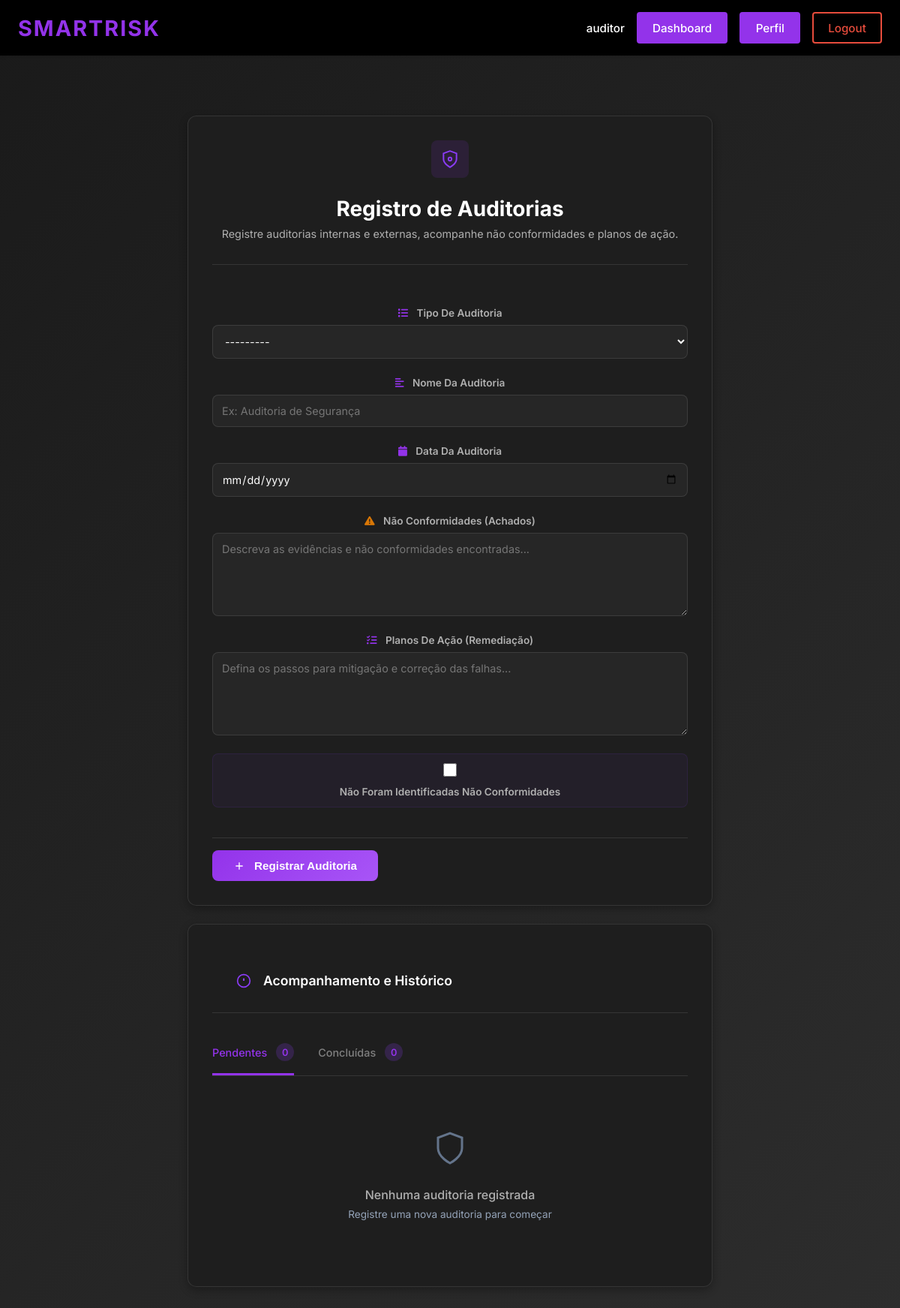
The app's page /registro_auditoria/ (signed in), older data.
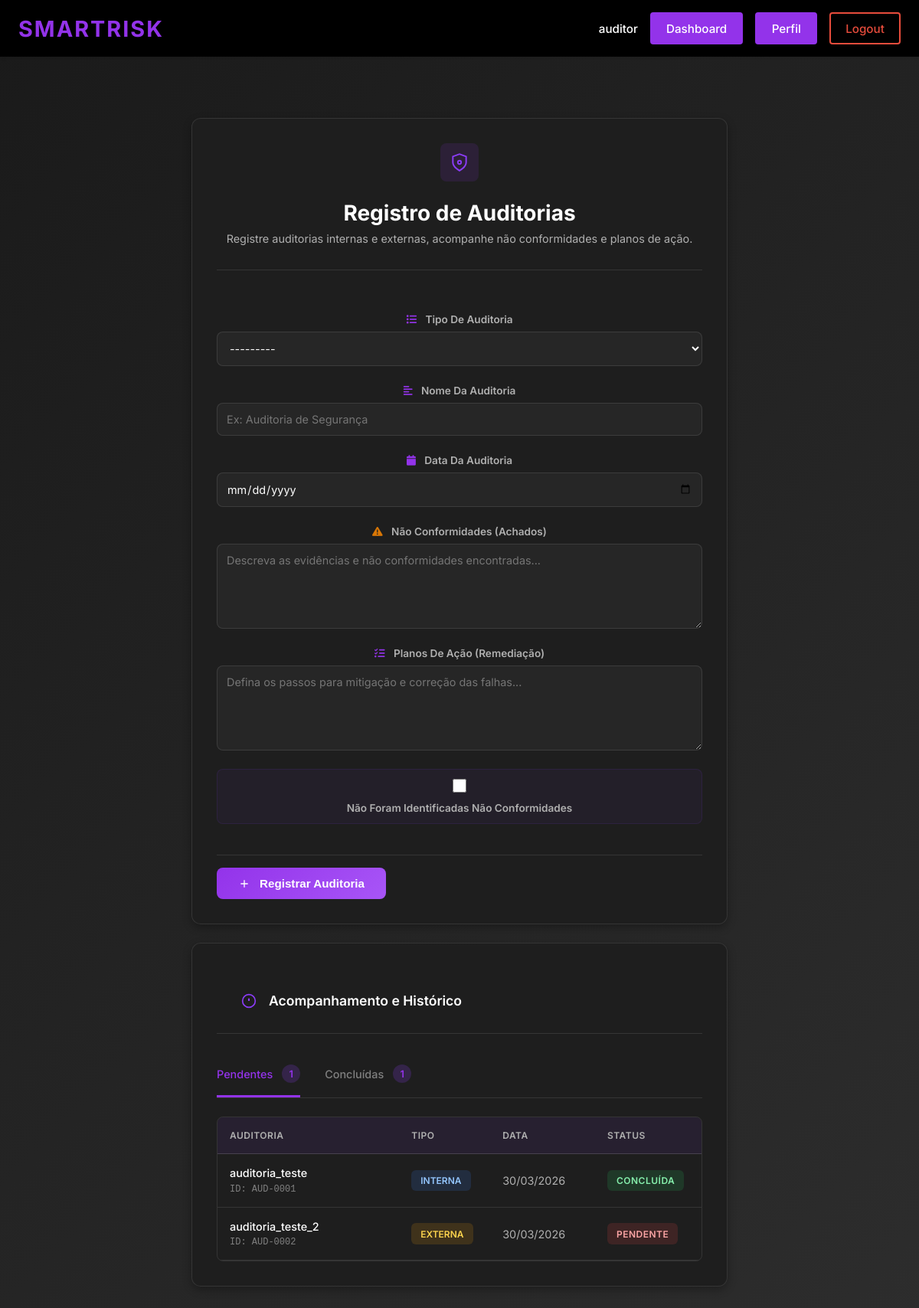
The same page, newer data.
### ismsapp/models.py (models this page shows, shortened)
class Auditoria(models.Model):
    class TipoAuditoria(models.TextChoices):
        INTERNA = "interna", "Interna"
        EXTERNA = "externa", "Externa"
    class StatusAuditoria(models.TextChoices):
        PENDENTE = "pendente", "Pendente"
        CONCLUIDA = "concluida", "Concluída"
    """Type of audit: internal or external."""
    tipo_auditoria = models.CharField(
        max_length=20,
        choices=TipoAuditoria.choices,
        help_text="Tipo de auditoria realizada: interna ou externa."
    )
    """Name or ID of the audit (e.g., 'AUD-2023-001')."""
    nome = models.CharField(
        max_length=255,
        help_text="Nome ou ID da auditoria (ex: 'AUD-2023-001')."
    )
    """Date when the audit was conducted."""
    data_auditoria = models.DateField(
        help_text="Data em que a auditoria foi realizada."
    )
    """Whether non-conformities were identified during the audit."""
    nao_conformidades_identificadas = models.BooleanField(
        default=False,
        help_text="Indica se foram identificadas não conformidades durante a auditoria."
    )
    """Description of non-conformities found (if any)."""
    nao_conformidades = models.TextField(
        blank=True,
        help_text="Descrição dos achados e não conformidades identificadas (se houver)."
    )
    """Remediation/action plan to address identified non-conformities."""
    plano_acao = models.TextField(
        blank=True,
        help_text="Planos de ação para remediação das não conformidades."
    )
    """Current status of the audit."""
    status = models.CharField(
        max_length=20,
        choices=StatusAuditoria.choices,
        default=StatusAuditoria.PENDENTE,
        help_text="Status atual da auditoria."
    )
    """User who registered this audit."""
    registrado_por = models.ForeignKey(
        User,
        on_delete=models.SET_NULL,
        null=True,
        blank=True,
        related_name="auditorias_registradas",
        help_text="Usuário que registrou esta auditoria."
    )
    """Timestamp when this audit was registered."""
    data_registro = models.DateTimeField(
        auto_now_add=True,
        help_text="Data e hora do registro da auditoria no sistema."
    )
    """Timestamp of the last update to this audit."""
    data_atualizacao = models.DateTimeField(
        auto_now=True,
        help_text="Data e hora da última atualização da auditoria."
    )
    class Meta:
        verbose_name = "Auditoria"
        verbose_name_plural = "Auditorias"
        ordering = ["-data_auditoria"]

### ismsapp/views.py (the view, shortened to what this page needs)
# urls.py: path("registro_auditoria/", views.RegistroAuditoriaView.as_view(), name="registro_auditoria"),
class RegistroAuditoriaView(View):
    form_class = AuditoriaForm
    template_name = "ismsapp/registro_auditoria.html"
    def _check_permission(self, user):
        if not user.is_authenticated:
            return False
        user_profile = getattr(user, 'profile', None)
        if not user_profile:
            return False
        return user_profile.actor_type == UserProfile.Actor.AUDITOR
    @method_decorator(login_required(login_url="login"))
    def get(self, request, *args, **kwargs):
        if not self._check_permission(request.user):
            messages.error(request, "Você não tem permissão para acessar esta página.")
            return redirect('dashboard')
        from .models import Auditoria
        auditorias = Auditoria.objects.all().order_by('-data_auditoria')
        pendentes = auditorias.filter(status='pendente').count()
        concluidas = auditorias.filter(status='concluida').count()
        total = auditorias.count()
        contexto = {
            'form': self.form_class(),
            'auditorias': auditorias,
            'count_pendentes': pendentes,
            'count_concluidas': concluidas,
            'total_auditorias': total,
        }
        return render(request, self.template_name, contexto)

### ismsapp/templates/ismsapp/registro_auditoria.html (shortened to what this page needs)
{% extends "ismsapp/base.html" %}
{% load static %}
{% block extra_css %}
<link href="https://cdnjs.cloudflare.com/ajax/libs/font-awesome/6.4.0/css/all.min.css" rel="stylesheet">
<link href="{% static 'css/ismsapp/registro_auditoria.css' %}" rel="stylesheet">
{% endblock %}
{% block content %}
<div class="page">
  <div class="card">
    <div class="card-header">
      <div class="shield-wrap">
        <svg width="26" height="26" viewBox="0 0 24 24" fill="none" stroke="#8b3cf7" stroke-width="1.8">
          <path d="M12 22s8-4 8-10V5l-8-3-8 3v7c0 6 8 10 8 10z"/>
          <circle cx="12" cy="12" r="2"/>
        </svg>
      </div>
      <div>
        <h1 class="card-title">Registro de Auditorias</h1>
        <p class="card-description">Registre auditorias internas e externas, acompanhe não conformidades e planos de ação.</p>
      </div>
    </div>
    <form method="post" action="{% url 'registro_auditoria' %}" class="audit-form">
      <div class="form-group">
        <label for="{{ form.tipo_auditoria.id_for_label }}">
          <i class="fas fa-list" style="color: #9333ea; margin-right: 0.5rem;"></i>
          {{ form.tipo_auditoria.label }}
        </label>
        {{ form.tipo_auditoria }}
      </div>
      <div class="form-group">
        <label for="{{ form.nome.id_for_label }}">
          <i class="fas fa-align-left" style="color: #9333ea; margin-right: 0.5rem;"></i>
          {{ form.nome.label }}
        </label>
        {{ form.nome }}
      </div>
      <div class="form-group">
        <label for="{{ form.data_auditoria.id_for_label }}">
          <i class="fas fa-calendar" style="color: #9333ea; margin-right: 0.5rem;"></i>
          {{ form.data_auditoria.label }}
        </label>
        {{ form.data_auditoria }}
      </div>
      <div class="form-group">
        <label for="{{ form.nao_conformidades.id_for_label }}">
          <i class="fas fa-exclamation-triangle" style="color: #d97706; margin-right: 0.5rem;"></i>
          {{ form.nao_conformidades.label }}
        </label>
        {{ form.nao_conformidades }}
      </div>
      <div class="form-group">
        <label for="{{ form.plano_acao.id_for_label }}">
          <i class="fas fa-tasks" style="color: #9333ea; margin-right: 0.5rem;"></i>
          {{ form.plano_acao.label }}
        </label>
        {{ form.plano_acao }}
      </div>
      <div class="form-group checkbox-group">
        {{ form.nao_conformidades_identificadas }}
        <label class="checkbox-label">
          {{ form.nao_conformidades_identificadas.label }}
        </label>
      </div>
      <div class="form-actions">
        <button type="submit" class="btn btn-primary">
          <svg width="16" height="16" viewBox="0 0 24 24" fill="none" stroke="currentColor" stroke-width="2">
            <path d="M12 5v14M5 12h14"/>
          </svg>
          Registrar Auditoria
        </button>
      </div>
    </form>
  </div>
  <div class="card">
    <div class="card-header-simple">
      <div class="header-title-group">
        <svg width="20" height="20" viewBox="0 0 24 24" fill="none" stroke="#8b3cf7" stroke-width="2">
          <circle cx="12" cy="12" r="10"/>
          <path d="M12 8v4m0 4v.01" stroke-width="2.5"/>
        </svg>
        <h2>Acompanhamento e Histórico</h2>
      </div>
    </div>
    <div class="status-tabs">
      <a href="#" class="status-tab active">
        <span class="tab-label">Pendentes</span>
        <span class="tab-count">{{ count_pendentes }}</span>
      </a>
      <a href="#" class="status-tab">
        <span class="tab-label">Concluídas</span>
        <span class="tab-count">{{ count_concluidas }}</span>
      </a>
    </div>
    {% if auditorias %}
      <div class="audits-table-wrapper">
        <table class="audits-table">
          <thead>
            <tr>
              <th>AUDITORIA</th>
              <th>TIPO</th>
              <th>DATA</th>
              <th>STATUS</th>
            </tr>
          </thead>
          <tbody>
            {% for auditoria in auditorias %}
              <tr>
                <td class="audit-id-cell">
                  <div class="audit-id">{{ auditoria.nome }}</div>
                  <div class="audit-meta-id">ID: AUD-{{ auditoria.id|stringformat:"04d" }}</div>
                </td>
                <td class="type-cell">
                  <span class="type-badge type-{{ auditoria.tipo_auditoria }}">
                    {{ auditoria.get_tipo_auditoria_display }}
                  </span>
                </td>
                <td class="date-cell">{{ auditoria.data_auditoria|date:"d/m/Y" }}</td>
                <td class="status-cell">
                  <span class="status-badge status-{{ auditoria.status }}">
                    {{ auditoria.get_status_display }}
                  </span>
                </td>
              </tr>
            {% endfor %}
          </tbody>
        </table>
      </div>
    {% else %}
      <div class="empty-state">
        <svg width="48" height="48" viewBox="0 0 24 24" fill="none" stroke="currentColor" stroke-width="1.5" style="color: #64748b; margin-bottom: 1rem;">
          <path d="M12 22s8-4 8-10V5l-8-3-8 3v7c0 6 8 10 8 10z"/>
        </svg>
        <p>Nenhuma auditoria registrada</p>
        <p style="font-size: 0.85rem; color: #94a3b8;">Registre uma nova auditoria para começar</p>
      </div>
    {% endif %}
  </div>
</div>
{% endblock %}

### ismsapp/templates/ismsapp/base.html (shortened to what this page needs)
{% load static %}
<!DOCTYPE html>
<html lang="en">
<head>
    <link rel="stylesheet" href="{% static 'css/ismsapp/header.css' %}">
    {% block extra_css %}{% endblock %}
</head>
<body>
    <header class="isms-header">
        <div class="header-container">
            <a href="{% url 'home' %}" class="header-logo">
                <span class="logo-text">SmartRisk</span>
            </a>
            <nav class="header-nav">
                {% if user.is_authenticated %}
                    <div class="nav-user">
                        <span class="username">{{ user.username }}</span>
                        <a href="{% url 'dashboard' %}" class="nav-button dashboard-button">
                            Dashboard
                        </a>
                        <a href="{% url 'profile' %}" class="nav-button profile-button">
                            Perfil
                        </a>
                        <a href="{% url 'logout' %}" class="nav-button logout-button">
                            Logout
                        </a>
                    </div>
                {% endif %}
            </nav>
        </div>
    </header>
    <main class="main-content">
        {% block content %}{% endblock %}
    </main>
</body>
</html>

### ismsapp/static/css/ismsapp/header.css (style rules this page uses)
.isms-header { background-color: #000000; color: white; padding: 1rem 0; box-shadow: 0 2px 4px rgba(0, 0, 0, 0.1); position: sticky; top: 0; z-index: 100; }
.header-container { max-width: 1200px; margin: 0 auto; padding: 0 1.5rem; display: flex; justify-content: space-between; align-items: center; }
.header-logo { text-decoration: none; color: white; display: flex; align-items: center; gap: 0.5rem; }
.logo-text { font-size: 1.8rem; font-weight: 700; letter-spacing: 2px; color: #9333ea; text-transform: uppercase; transition: color 0.3s ease; }
.header-nav { display: flex; align-items: center; gap: 1rem; }
.nav-user, .nav-auth { display: flex; align-items: center; gap: 1rem; }
.username { font-size: 0.95rem; color: #ffffff; font-weight: 500; padding: 0; background-color: transparent; }
.nav-button { padding: 0.6rem 1.2rem; border-radius: 4px; text-decoration: none; font-size: 0.95rem; font-weight: 500; transition: all 0.3s ease; cursor: pointer; border: none; display: inline-block; }
.profile-button { background-color: #9333ea; color: white; border: 2px solid #9333ea; }
.dashboard-button { background-color: #9333ea; color: white; border: 2px solid #9333ea; }
.logout-button { background-color: transparent; color: #e74c3c; border: 2px solid #e74c3c; }
.main-content { max-width: 1200px; margin: 2rem auto; padding: 0 1.5rem; }

Row changes from the older to the newer data that the page shows:
added Auditoria: nome "auditoria_teste", id "0001", tipo_auditoria "INTERNA", data_auditoria "30/03/2026", status "CONCLUÍDA"
added Auditoria: nome "auditoria_teste_2", id "0002", tipo_auditoria "EXTERNA", data_auditoria "30/03/2026", status "PENDENTE"
Text that changed along with them:
{{ count_pendentes }}: "0" → "1"
{{ count_concluidas }}: "0" → "1"
text no longer shown: "Nenhuma auditoria registrada Registre uma nova auditoria para começar"
text now shown: "AUDITORIA TIPO DATA STATUS"
